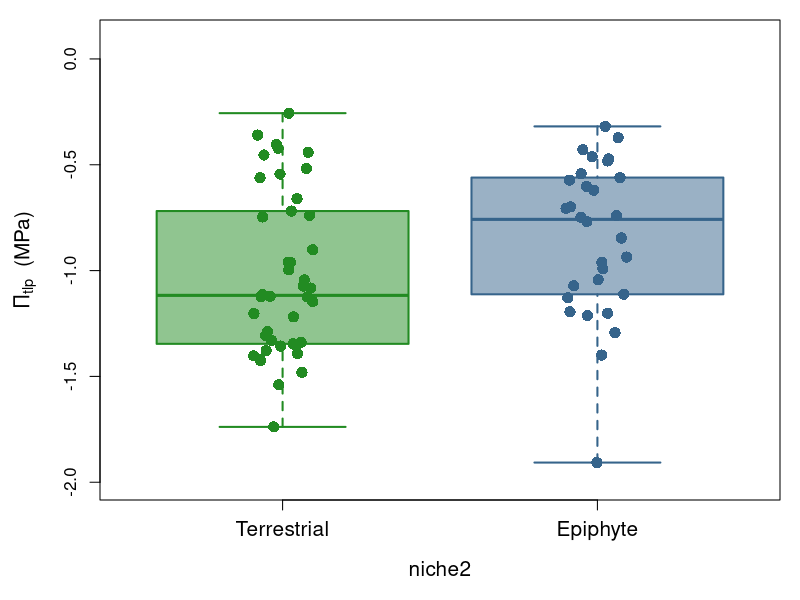

R code for this plot:
## pv curve figures


pv <- read.csv("calculated_data/pv_curves.csv")
  pv$niche2 <- gsub("climber", "terrestrial", pv$niche)
  pv$niche2 <- as.factor(pv$niche2)

  #reorder from ground to canopy 
  pv$niche2<-factor(pv$niche2, 
                       levels=c("terrestrial", "hemi-epiphyte", "epiphyte"))
  
##only plot las cruces until las selva is double checked
cruces <- pv[pv$site == "las_cruces",]

cruces_nohemi <- droplevels(cruces[!cruces$niche2 == "hemi-epiphyte",])
  
#plot bits-------
boxlabs <- c("Terrestrial", "Epiphyte")

trtcols <- c("forestgreen","steelblue4")
library(scales)
library(doBy)
trtcols2 <- c(alpha(trtcols[1], .5), alpha(trtcols[2], .5))

#labels
tlp_lab <- expression(paste(Pi[tlp], "  (MPa)"))

           
## waterpotenail turgor loss point 

jpeg(filename = "jobtalk/turgorlosspoint.jpeg",
     width = 7, height = 7, units = "in", res= 400)

par(mgp=c(3,1,0), mar=c(5,5,1,1), cex.lab=1.25)
boxplot(waterpot_tlp ~ niche2, data=cruces_nohemi, xaxt='n',ylim=c(-2,0.1),
        ylab=tlp_lab,boxlwd=2,whisklwd=2, staplelwd=2,
        border=trtcols ,col=trtcols2)
axis(1, boxlabs, at=1:2, cex.axis=1.25)
stripchart(waterpot_tlp ~ niche2, data = cruces_nohemi,
           vertical = TRUE, method = "jitter",cex=1.5,
           pch = 16,  col= trtcols, xaxt='n', add=TRUE)
dev.off()
